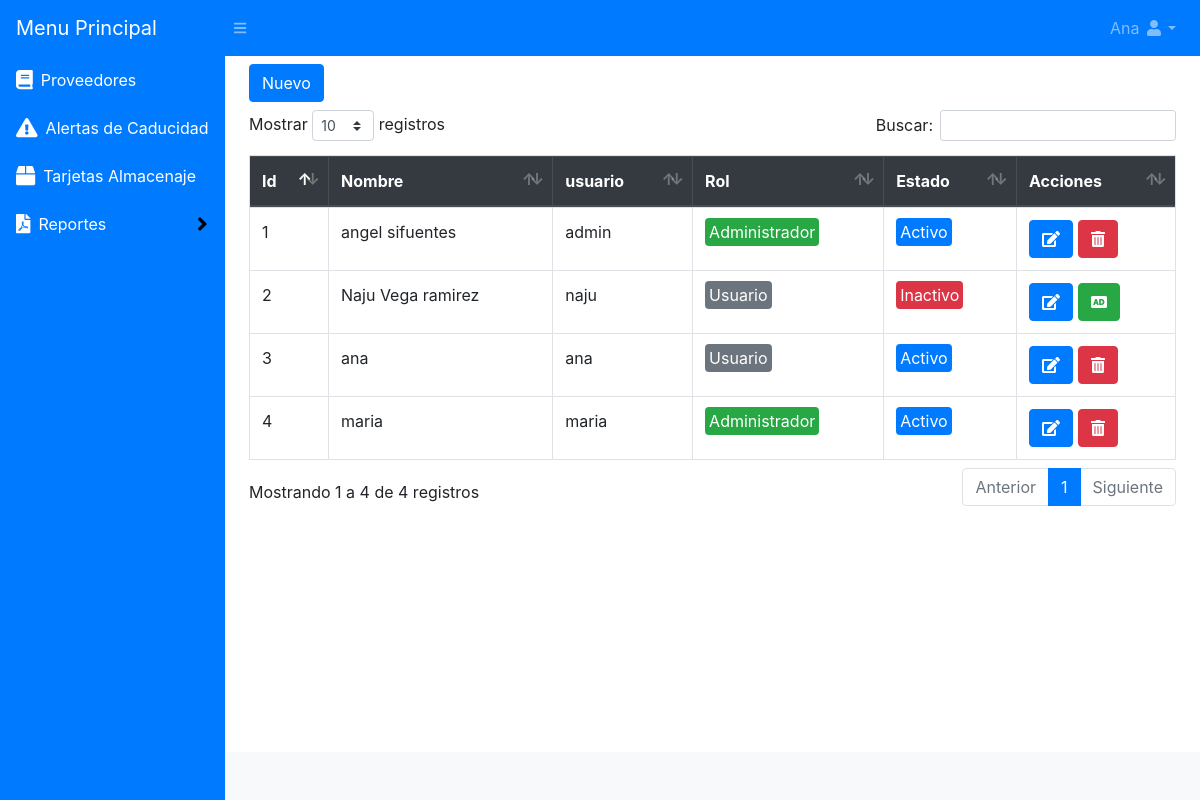
Screenshot of /usuarios/listar (signed in) with the database file from the repository.
### tables this page shows
CREATE TABLE `usuarios` (
  `id` int(11) NOT NULL,
  `usuario` varchar(50) NOT NULL,
  `nombre` varchar(200) NOT NULL,
  `clave` varchar(100) NOT NULL,
  `rol` varchar(20) NOT NULL,
  `estado` int(11) NOT NULL DEFAULT 1
);

### Libraries/Core/Views.php (called while the page is built)
<?php
class Views{
    function getView($controller, $view, $data="", $alert="", $config = "", $cliente = "")
    {
        $controller = get_class($controller);
        if ($controller == "Home") {
            $view = "Views/".$view.".php";
        }else{
            $view = "Views/" . $controller . "/" . $view . ".php";
        }
        require_once($view);
    }
}
?>

### Controller/Usuarios.php (called while the page is built, shortened)
<?php
class Usuarios extends Controllers
{
    public function listar()
    {
        $data = $this->model->selectUsuarios();
        $this->views->getView($this, "listar", $data);
    }
}

### index.php (called while the page is built, shortened)
<?php
require_once("Helpers/Helpers.php");
require_once("Libraries/Core/Load.php");
?>

### Libraries/Core/Mysql.php (called while the page is built, shortened)
<?php
class Mysql extends Conexion{
    private $conexion;
    function __construct()
    {
        $this->conexion = new Conexion();
        $this->conexion = $this->conexion->conect();
    }
    public function select_all(string $query){
        $this->strquery = $query;
        $result = $this->conexion->prepare($this->strquery);
        $result->execute();
        $data = $result->fetchall(PDO::FETCH_ASSOC);
        return $data;
    }
}
?>

### Libraries/Core/Conexion.php (called while the page is built)
<?php
class Conexion{
    private $conect;
    public function __construct()
    {
      $conexion = "mysql:host=".HOST.";dbname=".BD.";.CHARSET.";
      try {
          $this->conect = new PDO($conexion, DB_USER, PASS);
          $this->conect->setAttribute(PDO::ATTR_ERRMODE, PDO::ERRMODE_EXCEPTION);
      } catch (PDOException $e) {
          $this->conect = "Error en la conexion";
          echo "Error: " . $e->getMessage();
      }
    }
    public function conect()
    {
        return $this->conect;
    }
}
?>

### Models/UsuariosModel.php (called while the page is built, shortened)
<?php
class UsuariosModel extends Mysql{
    public function selectUsuarios()
    {
        $sql = "SELECT * FROM usuarios";
        $res = $this->select_all($sql);
        return $res;
    }
}
?>

### Helpers/Helpers.php (called while the page is built, shortened)
<?php
function base_url()
{
    return BASE_URL;
}
?>

### Views/usuarios/listar.php (the view, shortened to what this page needs)
<div id="layoutSidenav_content">
    <main>
        <div class="container-fluid">
            <div class="row">
                <div class="col-lg-12 mt-2">
                    <div class="row">
                        <div class="col-lg-6 mb-2">
                            <button class="btn btn-primary" type="button" data-toggle="modal" data-target="#nuevo_user">Nuevo</button>
                        </div>
                    </div>
                    <div class="table-responsive">
                        <table class="table table-hover table-bordered" id="table">
                            <thead class="thead-dark">
                                <tr>
                                    <th>Id</th>
                                    <th>Nombre</th>
                                    <th>usuario</th>
                                    <th>Rol</th>
                                    <th>Estado</th>
                                    <th>Acciones</th>
                                </tr>
                            </thead>
                            <tbody>
                                <?php
                                foreach ($data as $us) {
                                    if ($us['rol'] == 1) {
                                        $rol = '<span class="badge-success p-1 rounded">Administrador</span>';
                                    } else {
                                        $rol = '<span class="badge-secondary p-1 rounded">Usuario</span>';
                                    }
                                    if ($us['estado'] == 1) {
                                        $estado = '<span class="badge-primary p-1 rounded">Activo</span>';
                                    } else {
                                        $estado = '<span class="badge-danger p-1 rounded">Inactivo</span>';
                                    }
                                ?>
                                    <tr>
                                        <td><?php echo $us['id']; ?></td>
                                        <td><?php echo $us['nombre']; ?></td>
                                        <td><?php echo $us['usuario']; ?></td>
                                        <td><?php echo $rol; ?></td>
                                        <td><?php echo $estado; ?></td>
                                        <td>
                                            <a href="<?php echo base_url() ?>Usuarios/editar?id=<?php echo $us['id']; ?>" class="btn btn-primary"><i class="fas fa-edit"></i></a>
                                            <?php if ($us['estado'] == 1) { ?>
                                                <form action="<?php echo base_url() ?>Usuarios/eliminar" method="post" class="d-inline eliminar">
                                                    <button type="submit" class="btn btn-danger"><i class="fas fa-trash-alt"></i></button>
                                                </form>
                                            <?php } else { ?>
                                                <form action="<?php echo base_url() ?>Usuarios/reingresar" method="post" class="d-inline reingresar">
                                                    <button type="submit" class="btn btn-success"><i class="fas fa-audio-description"></i></button>
                                                </form>
                                            <?php } ?>
                                        </td>
                                    </tr>
                                <?php } ?>
                            </tbody>
                        </table>
                    </div>
                </div>
            </div>
        </div>
    </main>

### rows the page displays
usuarios: id "1", nombre "angel sifuentes", usuario "admin", rol "Administrador", estado "Activo"
usuarios: id "2", nombre "Naju Vega ramirez", usuario "naju", rol "Usuario", estado "Inactivo"
usuarios: id "3", nombre "ana", usuario "ana", rol "Usuario", estado "Activo"
usuarios: id "4", nombre "maria", usuario "maria", rol "Administrador", estado "Activo"

### other values shown
$_SESSION['nombre'] "Ana"
